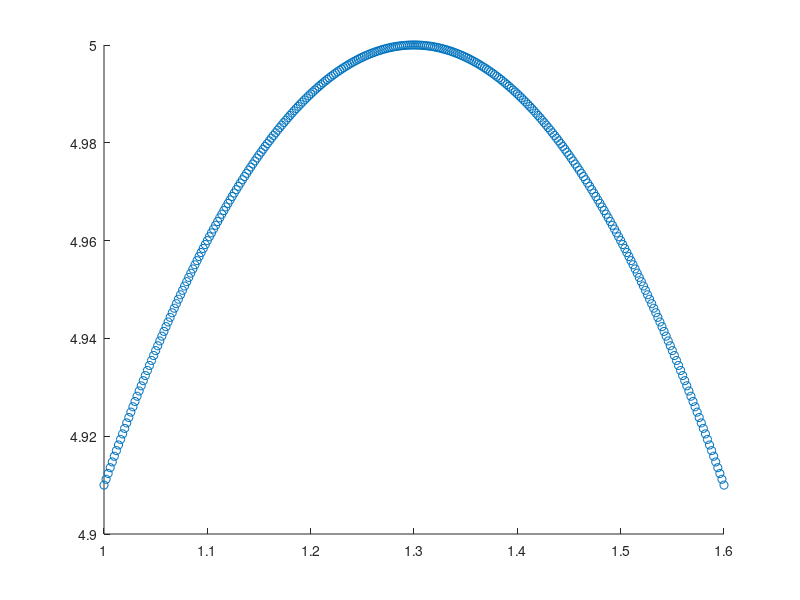
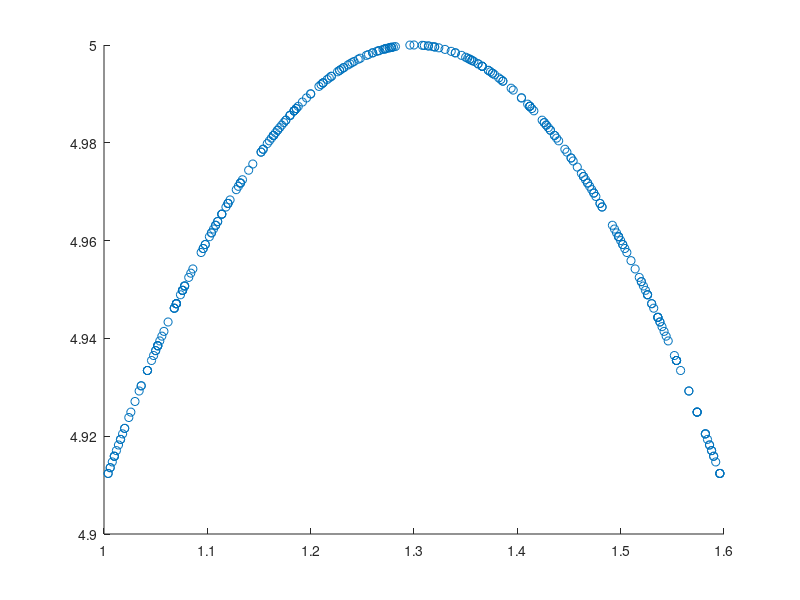

Write the MATLAB code that produced these figures, in order. (Note: this script raises an error after producing the figures.)


close all

x=1:.002:1.6;
y=-(x-1.3).^2+5;

figure()
scatter(x,y)

len=10000;

x_mx=repmat(0,1,len);
for(n=1:len)
    ind_bot=datasample(1:length(x),length(x));
    ind_bot=sort(ind_bot);

    x_bot=x(ind_bot);
    y_bot=y(ind_bot);

    
    
    v=x_bot(y==max(y_bot));
    x_mx(n)=v(1);
    
    if(n==1)
        figure()
        scatter(x_bot,y_bot)
    end
end

figure()
histogram(x_mx)

num_pt=round(length(x_mx)*.98/2,0);

lwbd1=x_mx((length(x_mx)/2)-num_pt);
hibd1=x_mx((length(x_mx)/2)+num_pt);

%width of the confidence intervals
rng1=(hibd1-lwbd1)